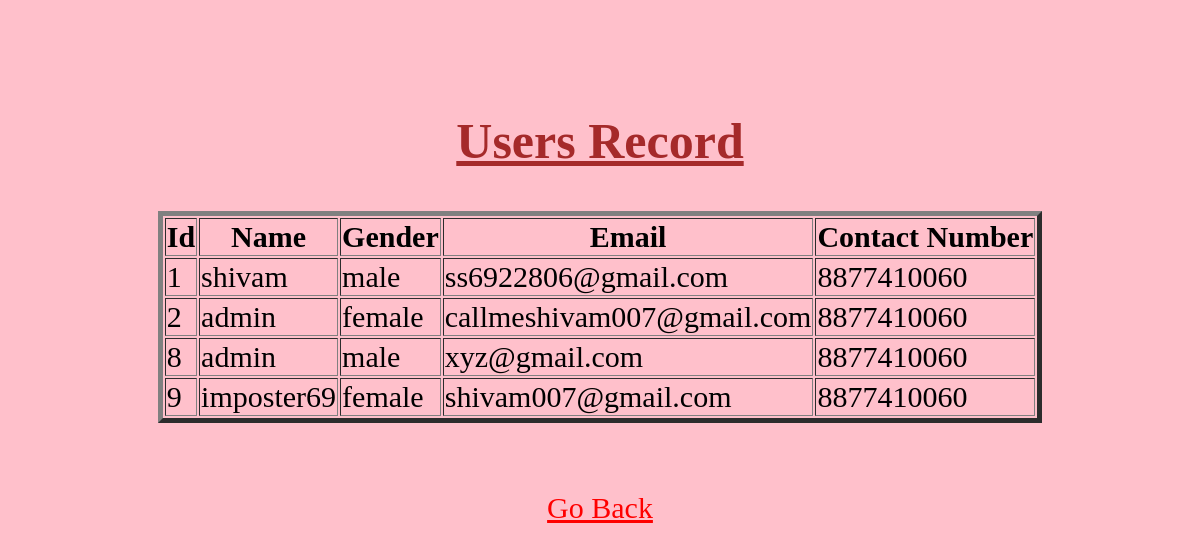
/view, run on the app's committed database.
### tables this page shows
CREATE TABLE users(user_id integer primary key autoincrement, name text not null, gender text not null, email text not null, phone text not null, password text not null);

### main.py (the view)
@app.route("/view")
def view():
    con = sqlite3.connect("projectDB.db")
    con.row_factory=sqlite3.Row #Converts the records in Dictionary format, it ain't in just object form anymore
    c = con.cursor()
    c.execute("select * from users")
    rows = c.fetchall()
    return render_template("view.html", rows=rows)

### templates/view.html (shortened to what this page needs)
<!DOCTYPE html>
<html lang="en">
<head>
</head>
<body>
<center>
    <h2><u>Users Record</u></h2>
    <table border=5>
        <thead>
            <th>Id</th>
            <th>Name</th>
            <th>Gender</th>
            <th>Email</th>
            <th>Contact Number</th>
        </thead>
        {% for x in rows %}
        <tr>
            <td>{{x["user_id"]}}</td>
            <td>{{x["name"]}}</td>
            <td>{{x["gender"]}}</td>
            <td>{{x["email"]}}</td>
            <td>{{x["phone"]}}</td>
        </tr>
        {% endfor %}
    </table>
    <br><br>
<a href="/adminhome">Go Back</a>
    </center>
</body>
</html>

### templates/view.html (style rules this page uses)
h2 { color: brown; font-family:bold; font-size:50px; text-align: center; }
body { padding:20px; margin:50px; background-color:pink; text-align: center; font-size:30px; }
a { color: red; }

### data on the page
users: user_id "1", name "shivam", gender "male", email "ss6922806@gmail.com", phone "8877410060"
users: user_id "2", name "admin", gender "female", email "callmeshivam007@gmail.com", phone "8877410060"
users: user_id "8", name "admin", gender "male", email "xyz@gmail.com", phone "8877410060"
users: user_id "9", name "imposter69", gender "female", email "shivam007@gmail.com", phone "8877410060"
